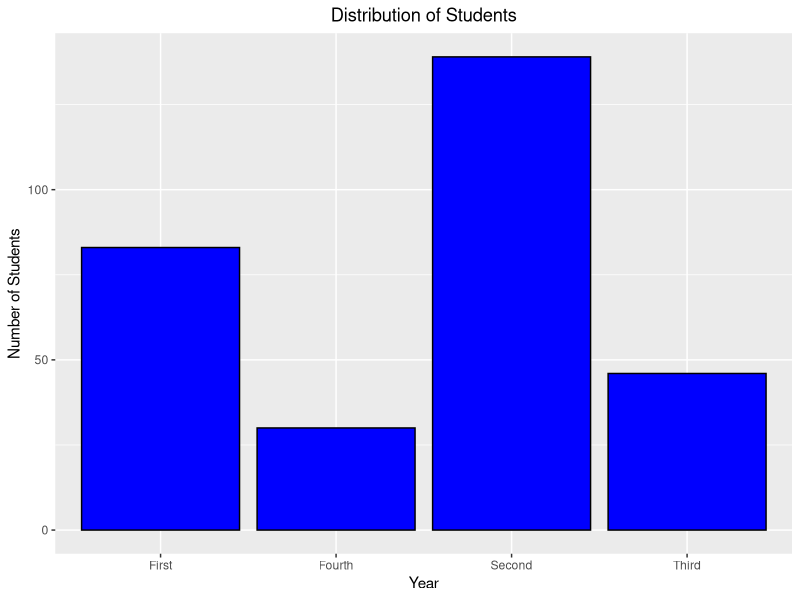
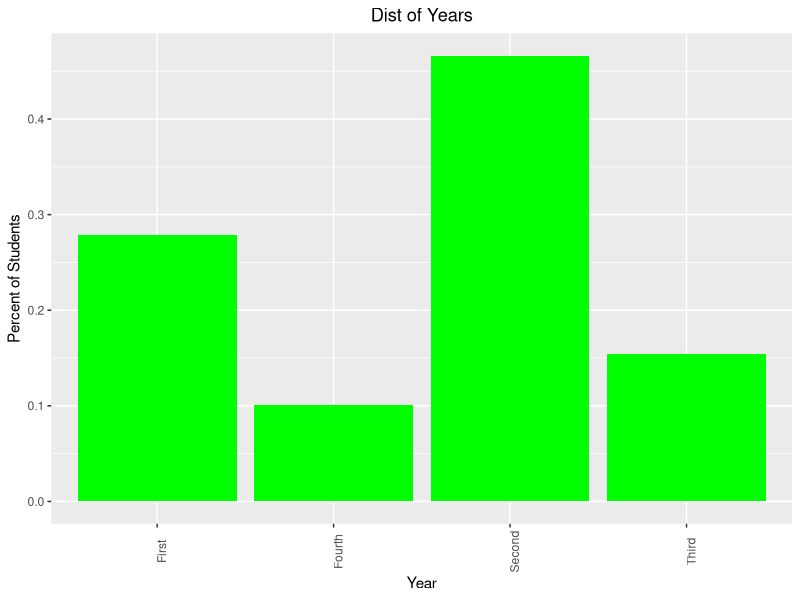
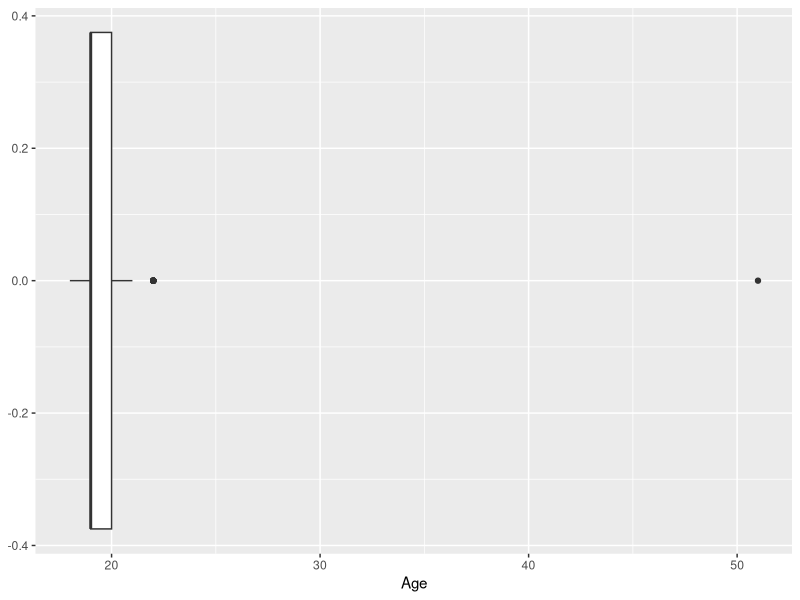
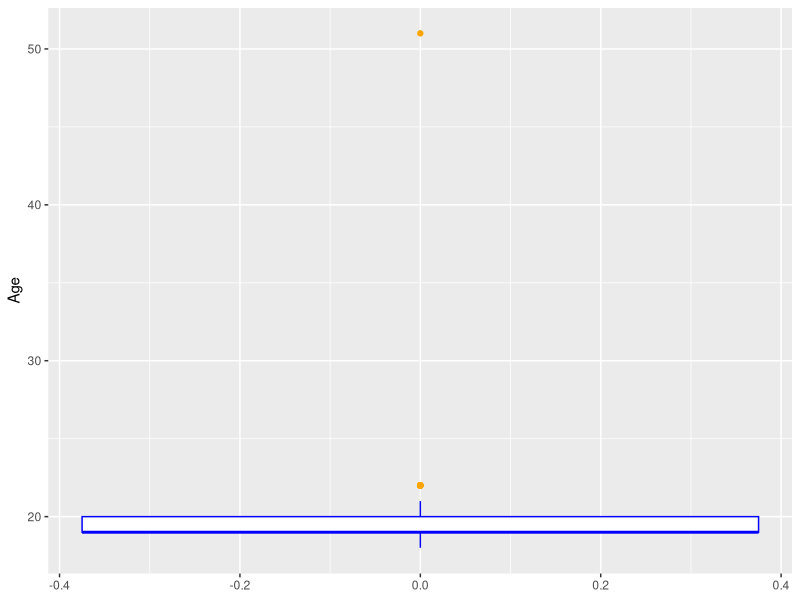
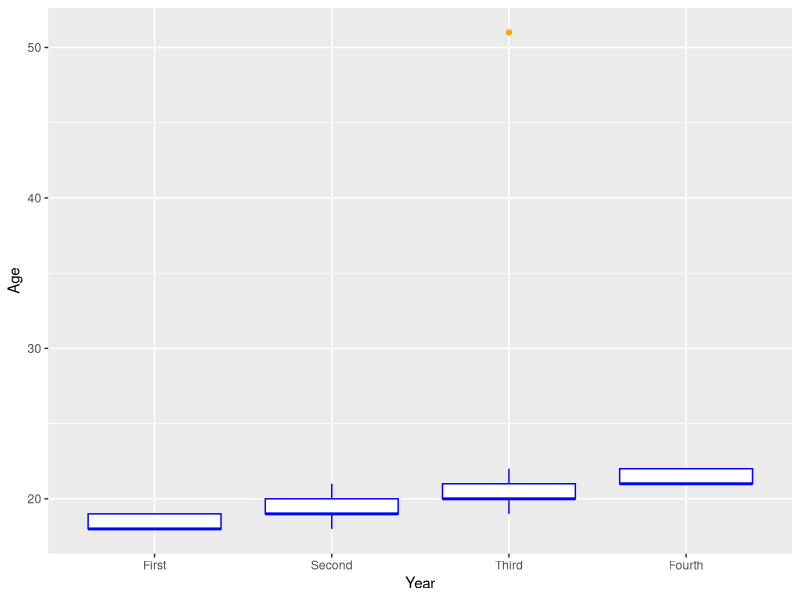
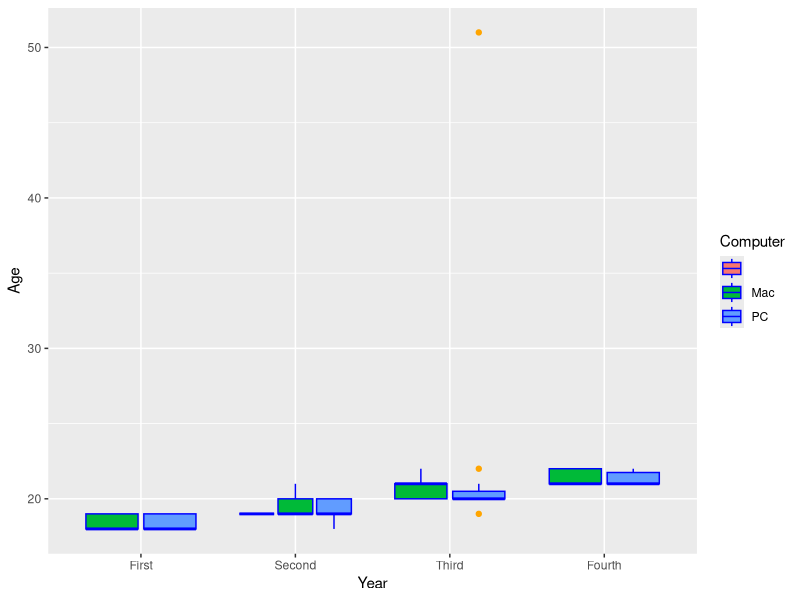
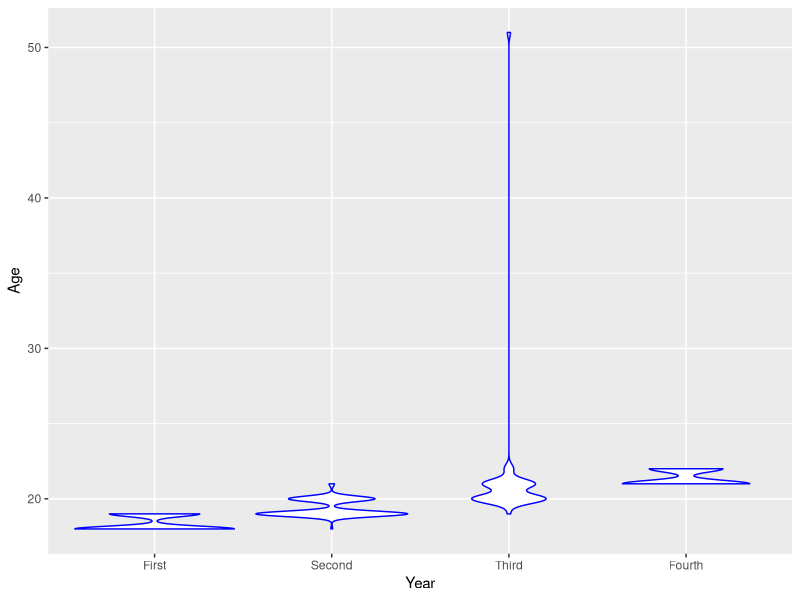
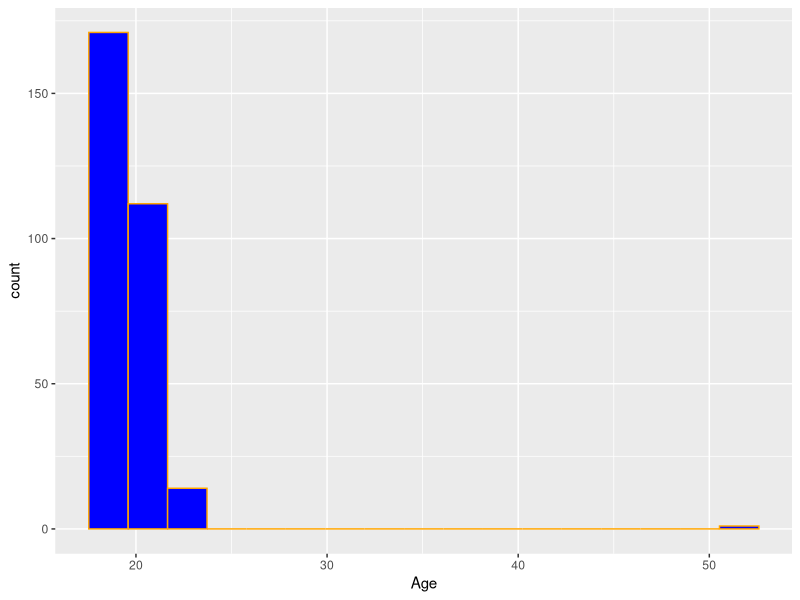

Write R code to recreate these figures, in order.
library(tidyverse)
library(ggplot2)

Data <- read.csv('data/ClassDataPrevious.csv', header=TRUE)
table(Data$Year)

# Categorical variables
ggplot(Data, aes(x=Year)) +
  geom_bar(fill='blue', color='black') +
  theme(axis.text.x = element_text(angle=360), 
        plot.title=element_text(hjust=0.5)) + 
  labs(x="Year", y="Number of Students", title="Distribution of Students")

library(dplyr)


newData<-Data%>% 
  group_by(Year)%>%
  summarize(Counts=n())%>%
  mutate(Percent=Counts/nrow(Data))


ggplot(newData, aes(x=Year, y=Percent))+
  geom_bar(stat = "identity", fill='green')+
  theme(axis.text.x = element_text(angle = 90),
        plot.title = element_text(hjust = 0.5)) + 
  labs(x="Year", y="Percent of Students", title="Dist of Years")

# Quantitative variables
summary(Data$Age)


ggplot(Data, aes(y=Age))+
  geom_boxplot()+
  coord_flip()


ggplot(Data, aes(y=Age))+
  geom_boxplot(color="blue", outlier.colour = "orange")


Data$Year <- factor(Data$Year,
                    levels=c("First","Second","Third","Fourth"))
levels(Data$Year)

ggplot(Data, aes(x=Year, y=Age))+
  geom_boxplot(color="blue", outlier.color="orange")

ggplot(Data, aes(x=Year, y=Age, fill=Computer))+
  geom_boxplot(color="blue", outlier.color="orange")


ggplot(Data, aes(x=Year, y=Age))+
  geom_violin(color="blue")

sqrt(nrow(Data))

ggplot(Data, aes(x=Age))+
  geom_histogram(bins = 17,fill="blue",color="orange")

ggplot(Data, aes(x=Age))+
  geom_density()
